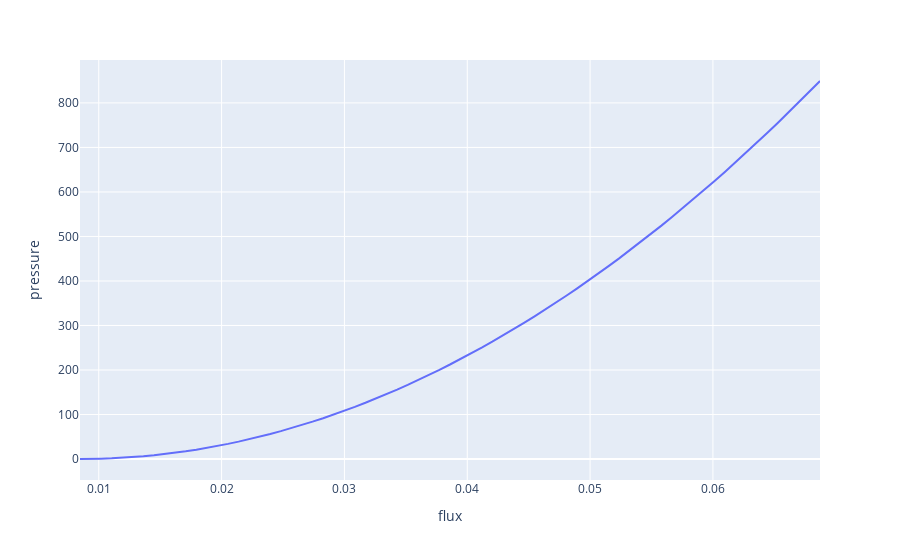
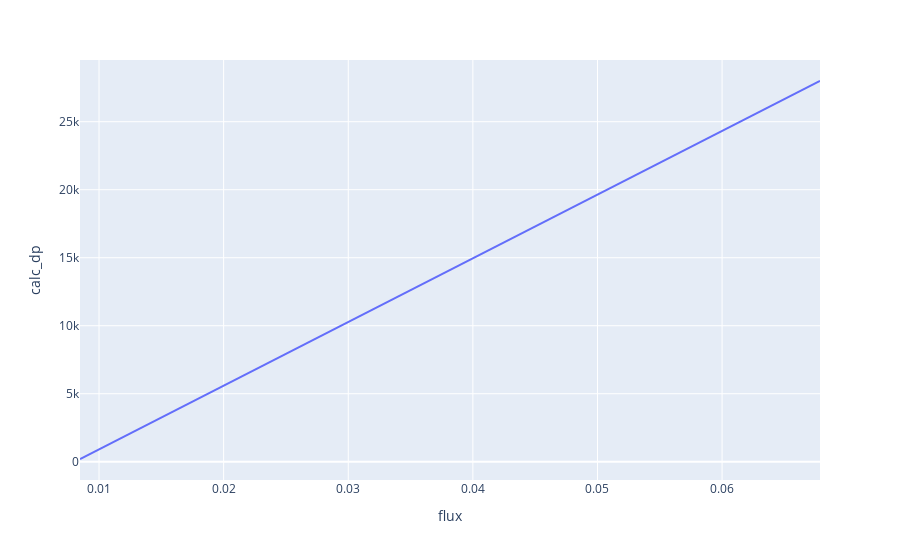
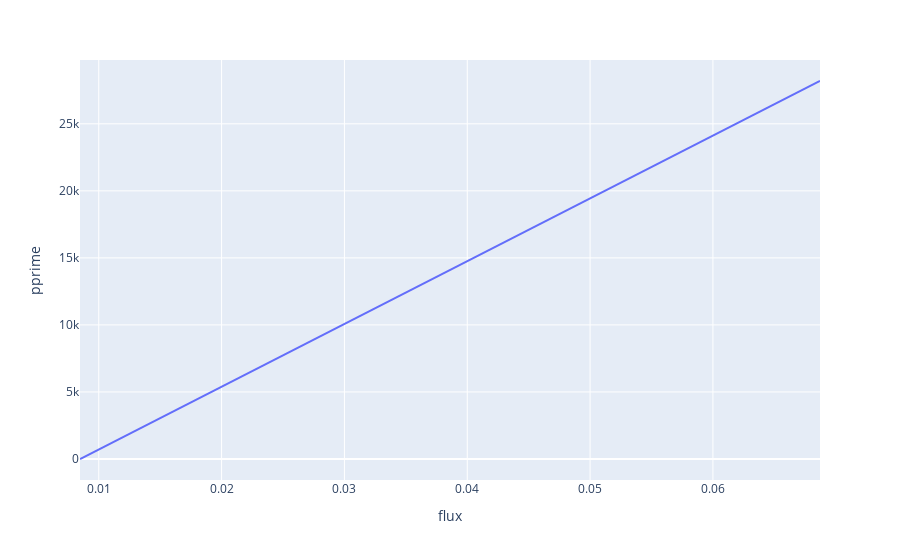

The notebook cell saved with these charts, in order:
### Code cell
# pressureの波形をフラックスで微分して、dp/dfに一致することを確認
y = np.array(pr['pres'])
x = np.linspace(0, 1, len(y))
x2 = get_flux(x)
df = pd.DataFrame(data=np.array([x2, y]).T, columns=['flux', 'pressure'])
fig2 = px.line(df, x='flux', y='pressure')
fig2.show()
# フラックスでの微分を計算
x3, v = get_diff(x2, y)
df = pd.DataFrame(data=np.array([x3, v]).T, columns=['flux', 'calc_dp'])
fig2 = px.line(df, x='flux', y='calc_dp')
fig2.show()
y1 = pr['pprime']
df = pd.DataFrame(data=np.array([x2, y1]).T, columns=['flux', 'pprime'])
fig2 = px.line(df, x='flux', y='pprime')
fig2.show()
